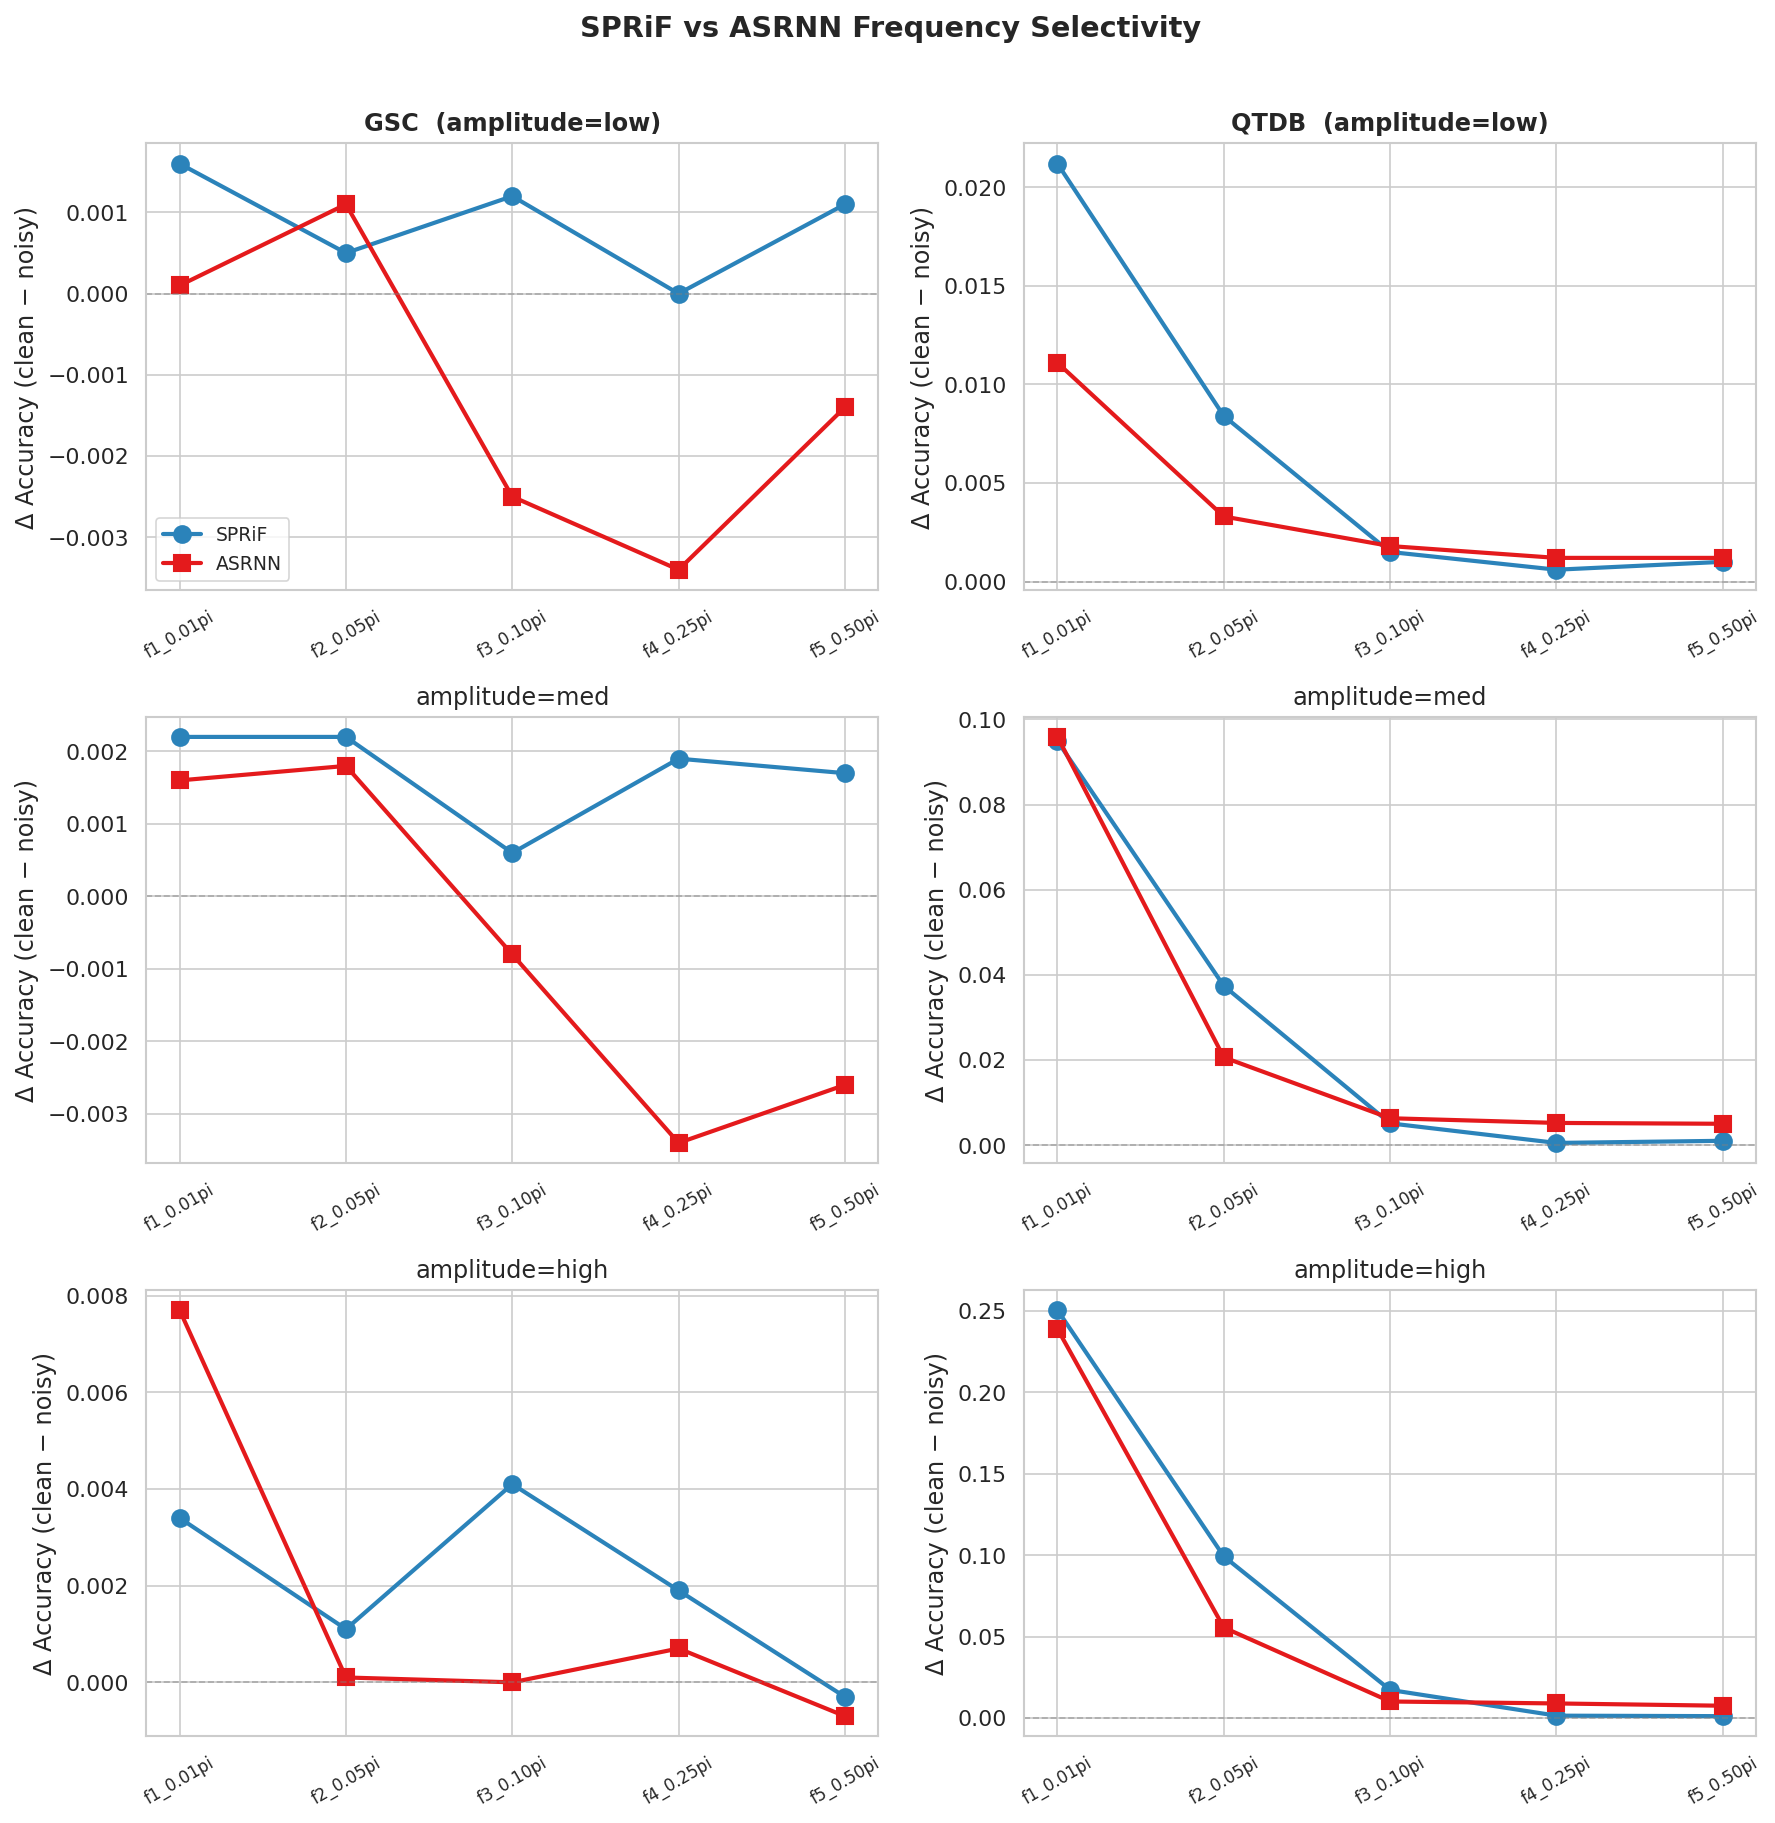

This chart was generated by the following Python code:
"""
SPRiF Robustness Experiment R3: Frequency Selectivity (SPRiF-unique).

Injects sinusoidal perturbations at 5 frequencies x 3 amplitudes into test inputs.
Compares SPRiF vs ASRNN accuracy degradation as a function of perturbation frequency.
This experiment directly tests whether SPRiF's learned spectral parameters (omega)
provide frequency-selective noise filtering.

Perturbation: x_perturbed[t] = x[t] + A * sin(2 * pi * f_norm * t)
    where f_norm is normalized frequency (cycles per timestep).

Frequencies: 0.01pi, 0.05pi, 0.10pi, 0.25pi, 0.50pi (normalized)
Amplitudes: low, medium, high (relative to input std)

Datasets: GSC, QTDB.

Usage:
    cd 代码/experiments
    python robustness/frequency_selectivity.py
"""

import glob
import json
import math
import os
import subprocess
import sys
from typing import Dict, List, Optional, Tuple

import matplotlib
import numpy as np
import torch
import torch.nn as nn
from matplotlib import pyplot as plt

matplotlib.use("Agg")

import seaborn as sns

sns.set_style("whitegrid")
sns.set_context("paper", font_scale=1.2)

# ---------------------------------------------------------------------------
# Path
# ---------------------------------------------------------------------------

ROOT = os.path.dirname(os.path.dirname(os.path.dirname(os.path.abspath(__file__))))
RESULTS_DIR = os.path.join(
    os.path.dirname(ROOT), "experiment-design-20260606", "results",
)


def _add_path(task_dir: str) -> str:
    p = os.path.join(ROOT, task_dir)
    if p in sys.path:
        sys.path.remove(p)
    sys.path.insert(0, p)
    for name in list(sys.modules):
        if (
            name in {"model", "model_lif", "model_wrapper", "data", "data_asrnn", "core_algorithm"}
            or name.startswith("core_algorithm.")
            or name.startswith("model_wrapper.")
        ):
            sys.modules.pop(name, None)
    return p


def _find_checkpoint(task_dir: str, class_prefix: str) -> Optional[str]:
    pattern = os.path.join(task_dir, f"{class_prefix}_*.pth")
    files = glob.glob(pattern)
    if not files:
        return None
    best = None
    best_acc = -1.0
    for f in files:
        base = os.path.basename(f)
        try:
            acc_str = base.rsplit("_acc", 1)[1].replace(".pth", "")
            acc = float(acc_str)
        except (ValueError, IndexError):
            acc = 0.0
        if acc > best_acc:
            best_acc = acc
            best = f
    return best


def _train_subprocess(task_dir: str, train_script: str, extra_args: List[str]):
    cwd = os.path.join(ROOT, task_dir)
    script = os.path.join(cwd, train_script)
    cmd = [sys.executable, script] + extra_args
    print(f"  Running: {' '.join(cmd)}")
    result = subprocess.run(cmd, cwd=cwd, capture_output=False)
    if result.returncode != 0:
        raise RuntimeError(f"Training failed: {result.returncode}")


# ---------------------------------------------------------------------------
# Sinusoidal perturbation
# ---------------------------------------------------------------------------

def sinusoidal_perturbation(
    x: np.ndarray,
    freq_norm: float,
    amplitude: float,
    rng: np.random.RandomState,
) -> np.ndarray:
    """Add sinusoidal perturbation to input along time axis.

    Args:
        x: input array, shape (B, T, ...) — time axis is dim 1.
        freq_norm: normalized frequency in [0, 0.5] (cycles/timestep).
        amplitude: peak amplitude of the sinusoid.
        rng: not used (deterministic perturbation).

    Returns:
        perturbed array, same shape as x.
    """
    B, T = x.shape[0], x.shape[1]
    t = np.arange(T, dtype=np.float32)
    # Random phase per sample for realism
    phase = rng.uniform(0, 2 * np.pi, size=(B, 1))
    sinusoid = amplitude * np.sin(2 * np.pi * freq_norm * t + phase)
    # Broadcast to match feature dimensions
    shape = [1] * x.ndim
    shape[0] = B
    shape[1] = T
    sinusoid = sinusoid.reshape(shape)
    return x + sinusoid


# ---------------------------------------------------------------------------
# Model loading (same pattern as noise_benchmark.py)
# ---------------------------------------------------------------------------

def _load_gsc_models(task_dir: str):
    """Load SPRiF and ASRNN GSC models. Train if needed."""
    _add_path(task_dir)
    from model import SPRiFGSCNet

    # Import ASRNN model
    sys.path.insert(0, os.path.join(ROOT, task_dir, "model_wrapper"))
    from asrnn_gsc import ASRNNGSCNet

    task_abs = os.path.join(ROOT, task_dir)
    _gsc_candidates = [
        os.path.join(task_abs, "dataset", "SpeechCommands", "speech_commands_v0.02"),
        os.path.join(task_abs, "dataset", "SpeechCommands", "speech_commands_v0.01"),
        os.path.join(task_abs, "data", "SpeechCommands"),
    ]
    data_root = next((p for p in _gsc_candidates if os.path.exists(p)), _gsc_candidates[0])

    models = {}

    # Load SPRiF
    prefix = "SPRiFGSCNet"
    ckpt = _find_checkpoint(task_abs, prefix)
    if ckpt is None:
        if not os.path.exists(data_root):
            raise FileNotFoundError("GSC data not found.")
        _train_subprocess(task_dir, "train.py", [
            "--data-root", os.path.relpath(data_root, task_abs),
            "--epochs", "150", "--batch-size", "200", "--seed", "42", "--hidden-sizes", "300",
        ])
        ckpt = _find_checkpoint(task_abs, prefix)
        if ckpt is None:
            raise RuntimeError("Training completed but no checkpoint found for SPRiFGSCNet.")

    print(f"  {prefix}: {os.path.basename(ckpt)}")
    sprif_model = SPRiFGSCNet(
        input_size=120, hidden_sizes=[300], num_classes=12,
        dropout=0.15, recurrent_flags=(True,),
        neuron_kwargs={
            "threshold": 0.8, "init_std": 0.1,
            "tau_alpha_range": (10.0, 80.0),
            "tau_rho_range": (4.0, 30.0),
            "tau_eta_range": (0.8, 8.0),
            "omega_range": (0.04 * math.pi, 0.40 * math.pi),
        },
    )
    sprif_model.load_state_dict(torch.load(ckpt, map_location="cpu", weights_only=True))
    sprif_model.eval()
    models["SPRiFGSCNet"] = sprif_model

    # Load ASRNN
    ckpt = _find_checkpoint(task_abs, "ASRNNGSCNet")
    if ckpt is None:
        if not os.path.exists(data_root):
            raise FileNotFoundError("GSC data not found.")
        _train_subprocess(task_dir, "train_asrnn.py", [
            "--data-root", os.path.relpath(data_root, task_abs),
            "--epochs", "30", "--batch-size", "32", "--seed", "0", "--hidden-size", "256",
        ])
        ckpt = _find_checkpoint(task_abs, "ASRNNGSCNet")
        if ckpt is None:
            raise RuntimeError("Training completed but no checkpoint found for ASRNNGSCNet.")

    print(f"  ASRNNGSCNet: {os.path.basename(ckpt)}")
    asrnn_model = ASRNNGSCNet(
        input_size=120, hidden_size=256, num_classes=12,
        device="cpu"
    )
    asrnn_model.load_state_dict(torch.load(ckpt, map_location="cpu", weights_only=True))
    asrnn_model.eval()
    models["ASRNNGSCNet"] = asrnn_model

    return models["SPRiFGSCNet"], models["ASRNNGSCNet"]


def _load_ecg_models(task_dir: str):
    """Load SPRiF and ASRNN ECG models. Train if needed."""
    import scipy.io

    _add_path(task_dir)
    from core_algorithm.utils import convert_dataset_wtime

    from model import SPRiFECGModel

    # Import ASRNN model
    sys.path.insert(0, os.path.join(ROOT, task_dir, "model_wrapper"))
    from asrnn_ecg import ASRNNECGNet

    task_abs = os.path.join(ROOT, task_dir)
    train_mat_path = os.path.join(task_abs, "data", "QTDB_train.mat")
    if not os.path.exists(train_mat_path):
        raise FileNotFoundError("ECG data not found.")

    mat = scipy.io.loadmat(train_mat_path)
    _, train_x, _ = convert_dataset_wtime(mat)
    input_size = train_x.shape[2]

    models = {}

    # Load SPRiF
    prefix = "SPRiFECGModel"
    ckpt = _find_checkpoint(task_abs, prefix)
    if ckpt is None:
        _train_subprocess(task_dir, "train.py", [
            "--train-mat", os.path.join("data", "QTDB_train.mat"),
            "--test-mat", os.path.join("data", "QTDB_test.mat"),
            "--epochs", "250", "--batch-size", "64",
            "--seed", "1111", "--hidden-sizes", "36",
        ])
        ckpt = _find_checkpoint(task_abs, prefix)
        if ckpt is None:
            raise RuntimeError("Training completed but no checkpoint found for SPRiFECGModel.")

    print(f"  {prefix}: {os.path.basename(ckpt)}")
    sprif_model = SPRiFECGModel(
        input_size=input_size, hidden_sizes=[36], output_size=6,
        mode="srnn",
        neuron_kwargs={
            "threshold": 0.6, "init_std": 0.05, "bias": True,
            "tau_alpha_range": (20.0, 120.0),
            "tau_rho_range": (4.0, 30.0),
            "tau_eta_range": (0.8, 8.0),
            "omega_range": (0.02 * math.pi, 0.20 * math.pi),
        },
    )
    sprif_model.load_state_dict(torch.load(ckpt, map_location="cpu", weights_only=True))
    sprif_model.eval()
    models["SPRiFECGModel"] = sprif_model

    # Load ASRNN
    ckpt = _find_checkpoint(task_abs, "ASRNNECGModel")
    if ckpt is None:
        _train_subprocess(task_dir, "train_asrnn.py", [
            "--train-mat", os.path.join("data", "QTDB_train.mat"),
            "--test-mat", os.path.join("data", "QTDB_test.mat"),
            "--epochs", "250", "--batch-size", "64",
            "--seed", "1111", "--hidden-size", "36",
        ])
        ckpt = _find_checkpoint(task_abs, "ASRNNECGModel")
        if ckpt is None:
            raise RuntimeError("Training completed but no checkpoint found for ASRNNECGModel.")

    print(f"  ASRNNECGModel: {os.path.basename(ckpt)}")
    asrnn_model = ASRNNECGNet(
        input_size=input_size, hidden_size=36, num_classes=6,
        sub_seq_length=10, device="cpu"
    )
    asrnn_model.load_state_dict(torch.load(ckpt, map_location="cpu", weights_only=True))
    asrnn_model.eval()
    models["ASRNNECGModel"] = asrnn_model

    return models["SPRiFECGModel"], models["ASRNNECGModel"]


# ---------------------------------------------------------------------------
# Data loaders (returning raw numpy for perturbation)
# ---------------------------------------------------------------------------

def _build_gsc_numpy_loader(task_dir: str):
    """Return (x_numpy, y_numpy) for the entire GSC test set."""
    import torchvision
    from torch.utils.data import DataLoader

    _add_path(task_dir)
    from data import MelSpectrogram, Pad, Rescale, SpeechCommandsDataset

    task_abs = os.path.join(ROOT, task_dir)
    _gsc_candidates = [
        os.path.join(task_abs, "dataset", "SpeechCommands", "speech_commands_v0.02"),
        os.path.join(task_abs, "dataset", "SpeechCommands", "speech_commands_v0.01"),
        os.path.join(task_abs, "data", "SpeechCommands"),
    ]
    data_root = next((p for p in _gsc_candidates if os.path.exists(p)), _gsc_candidates[0])

    testing_words = ["yes", "no", "up", "down", "left", "right", "on", "off", "stop", "go"]
    label_dct = {k: i for i, k in enumerate(testing_words + ["_silence_", "_unknown_"])}
    for w in os.listdir(data_root):
        full = os.path.join(data_root, w)
        if os.path.isdir(full) and w[0] != "_" and w not in label_dct:
            label_dct[w] = label_dct["_unknown_"]

    sr, n_fft, hop_length = 16000, int(30e-3 * 16000), int(10e-3 * 16000)
    transform = torchvision.transforms.Compose([
        Pad(16000),
        MelSpectrogram(sr, n_fft, hop_length, 40, 20, 4000, 2, stack=True),
        Rescale(),
    ])

    def collate_fn(data):
        x_batch = np.array([d[0] for d in data])
        std = x_batch.std(axis=(0, 2), keepdims=True)
        std[std == 0] = 1.0
        return torch.tensor(x_batch / std).float(), torch.tensor([d[1] for d in data]).long()

    test_dataset = SpeechCommandsDataset(
        data_root, label_dct, mode="test",
        transform=transform, cache_root=data_root,
    )
    loader = DataLoader(test_dataset, batch_size=200, shuffle=False,
                        num_workers=2, collate_fn=collate_fn)

    x_all, y_all = [], []
    for x, y in loader:
        # Reshape to (B, T, 120) form
        x = x.permute(0, 2, 1, 3).reshape(x.shape[0], 101, 120)
        x_all.append(x.numpy())
        y_all.append(y.numpy())
    return np.concatenate(x_all, axis=0), np.concatenate(y_all, axis=0)


def _build_ecg_numpy_loader(task_dir: str):
    """Return (x_numpy, y_numpy) for the entire ECG test set."""
    import scipy.io
    from torch.utils.data import DataLoader, TensorDataset

    _add_path(task_dir)
    from core_algorithm.utils import convert_dataset_wtime

    task_abs = os.path.join(ROOT, task_dir)
    test_mat = scipy.io.loadmat(os.path.join(task_abs, "data", "QTDB_test.mat"))
    train_mat = scipy.io.loadmat(os.path.join(task_abs, "data", "QTDB_train.mat"))
    _, test_x, test_y = convert_dataset_wtime(test_mat)
    _, _, train_y = convert_dataset_wtime(train_mat)

    label_min = min(train_y.min(), test_y.min())
    if label_min != 0:
        test_y -= label_min

    return test_x.astype(np.float32), test_y.astype(np.int64)


# ---------------------------------------------------------------------------
# Evaluation on numpy data
# ---------------------------------------------------------------------------

@torch.no_grad()
def _eval_gsc_np(model, x_np, y_np, device, batch_size=200):
    """Evaluate GSC model on numpy (N, 101, 120) data."""
    total_correct, total = 0, len(y_np)
    is_asrnn = model.__class__.__name__.startswith("ASRNN")
    for i in range(0, len(y_np), batch_size):
        x_b = torch.from_numpy(x_np[i:i + batch_size]).float().to(device)
        y_b = torch.from_numpy(y_np[i:i + batch_size]).long().to(device)
        if is_asrnn:
            # ASRNN expects (B, 3, T, 40); unpack the 120-dim features.
            B, T, _ = x_b.shape
            x_a = x_b.reshape(B, T, 3, 40).permute(0, 2, 1, 3).contiguous()
            logits = model(x_a)
        else:
            logits, _ = model(x_b)
        total_correct += (logits.argmax(dim=-1) == y_b).sum().item()
    return total_correct / total


@torch.no_grad()
def _eval_ecg_np(model, x_np, y_np, device, batch_size=64):
    """Evaluate ECG model on numpy (N, T, F) data."""
    total_correct, total = 0, 0
    for i in range(0, len(y_np), batch_size):
        x_b = torch.from_numpy(x_np[i:i + batch_size]).float().to(device)
        y_b = torch.from_numpy(y_np[i:i + batch_size]).long().to(device)
        logits = model(x_b)
        pred = logits.argmax(dim=1)  # (B, T) — per-timestep class
        total_correct += pred.eq(y_b).sum().item()
        total += y_b.numel()
    return total_correct / total if total > 0 else 0.0


# ---------------------------------------------------------------------------
# Experiment
# ---------------------------------------------------------------------------

FREQUENCIES = [
    ("f1_0.01pi", 0.005),   # 0.01 * pi / (2*pi) ... wait, freq_norm is in cycles/timestep
    ("f2_0.05pi", 0.025),   # 0.05 * pi / (2*pi)
    ("f3_0.10pi", 0.050),   # 0.10 * pi / (2*pi)
    ("f4_0.25pi", 0.125),   # 0.25 * pi / (2*pi)
    ("f5_0.50pi", 0.250),   # 0.50 * pi / (2*pi)
]
AMPLITUDES = [
    ("low", 0.02),
    ("med", 0.05),
    ("high", 0.10),
]


def run_frequency_experiment(
    dataset_name: str,
    spare_model, lif_model,
    x_clean: np.ndarray,
    y: np.ndarray,
    device,
    eval_fn,
    rng,
) -> List[dict]:
    """Run all frequency x amplitude conditions."""
    results = []

    # Baseline (clean)
    acc_spare_clean = eval_fn(spare_model, x_clean, y, device)
    acc_lif_clean = eval_fn(lif_model, x_clean, y, device)
    print(f"  Clean — SPRiF: {acc_spare_clean:.4f}  ASRNN: {acc_lif_clean:.4f}")

    for freq_label, freq_norm in FREQUENCIES:
        for amp_label, amplitude in AMPLITUDES:
            x_pert = sinusoidal_perturbation(x_clean.copy(), freq_norm, amplitude, rng)
            acc_s = eval_fn(spare_model, x_pert, y, device)
            acc_l = eval_fn(lif_model, x_pert, y, device)
            d_s = acc_spare_clean - acc_s
            d_l = acc_lif_clean - acc_l

            results.append({
                "dataset": dataset_name,
                "frequency": freq_label,
                "amplitude": amp_label,
                "SPRiF_delta_acc": round(d_s, 4),
                     "ASRNN_delta_acc": round(d_l, 4),
            })
            print(f"    {freq_label} {amp_label}: SPRiF Δ={d_s:.4f}  ASRNN Δ={d_l:.4f}")

    return results, acc_spare_clean, acc_lif_clean


# ---------------------------------------------------------------------------
# Plot
# ---------------------------------------------------------------------------

def plot_frequency_selectivity(all_results: List[dict], out_dir: str):
    """Heatmap-style line plot showing accuracy degradation vs frequency."""
    datasets = sorted(set(r["dataset"] for r in all_results))
    freq_labels = [f[0] for f in FREQUENCIES]
    amp_labels = [a[0] for a in AMPLITUDES]

    n_cols = len(datasets)
    n_rows = len(amp_labels)
    fig, axes = plt.subplots(n_rows, n_cols, figsize=(6 * n_cols, 4 * n_rows))
    if n_rows == 1:
        axes = axes.reshape(1, -1)
    if n_cols == 1:
        axes = axes.reshape(-1, 1)

    for col_idx, ds in enumerate(datasets):
        ds_results = [r for r in all_results if r["dataset"] == ds]
        for row_idx, amp in enumerate(amp_labels):
            ax = axes[row_idx, col_idx]
            amp_results = [r for r in ds_results if r["amplitude"] == amp]
            by_freq = {r["frequency"]: r for r in amp_results}

            x = np.arange(len(freq_labels))
            sprim_d = [by_freq[f]["SPRiF_delta_acc"] for f in freq_labels]
            lif_d = [by_freq[f]["ASRNN_delta_acc"] for f in freq_labels]

            ax.plot(x, sprim_d, color="#2b83ba", marker="o", linewidth=2,
                    markersize=8, label="SPRiF")
            ax.plot(x, lif_d, color="#e41a1c", marker="s", linewidth=2,
                    markersize=8, label="ASRNN")
            ax.axhline(0, color="gray", linestyle="--", linewidth=0.8, alpha=0.5)
            ax.set_xticks(x)
            ax.set_xticklabels(freq_labels, fontsize=8, rotation=30)
            ax.set_ylabel("Δ Accuracy (clean − noisy)")
            if row_idx == 0:
                ax.set_title(f"{ds}  (amplitude={amp})", fontweight="bold")
            else:
                ax.set_title(f"amplitude={amp}")
            if row_idx == 0 and col_idx == 0:
                ax.legend(frameon=True, fontsize=9)

    fig.suptitle("SPRiF vs ASRNN Frequency Selectivity", y=1.01, fontweight="bold")
    fig.tight_layout()

    save_path = os.path.join(out_dir, "frequency_selectivity.png")
    fig.savefig(save_path, dpi=150, bbox_inches="tight")
    plt.close(fig)
    print(f"  Saved: {save_path}")


# ---------------------------------------------------------------------------
# Main
# ---------------------------------------------------------------------------

DATASET_CONFIG = {
    "GSC": {
        "task_dir": "Task_GSC",
        "load_models": _load_gsc_models,
        "build_numpy_loader": _build_gsc_numpy_loader,
        "eval_fn": _eval_gsc_np,
    },
    "QTDB": {
        "task_dir": "Task_ECG",
        "load_models": _load_ecg_models,
        "build_numpy_loader": _build_ecg_numpy_loader,
        "eval_fn": _eval_ecg_np,
    },
}


def _sync_module_device(model: nn.Module, device) -> None:
    """Recursively set the .device attribute on every submodule.

    ASRNN's SRNN layers (spike_dense / spike_rnn) build their state and decay
    tensors using a stored string self.device (fixed to "cpu" at construction).
    Calling model.to(cuda) only relocates registered Parameters/buffers, leaving
    self.device pointing at cpu, which triggers a device mismatch in
    mem_update_adp. Patching the attribute makes those tensors land on `device`.
    """
    dev_str = str(device)
    for m in model.modules():
        if hasattr(m, "device"):
            m.device = dev_str


def main():
    out_dir = os.path.dirname(os.path.abspath(__file__))
    os.makedirs(RESULTS_DIR, exist_ok=True)
    device = torch.device("cuda" if torch.cuda.is_available() else "cpu")
    rng = np.random.RandomState(42)

    all_results = []

    for ds_name, config in DATASET_CONFIG.items():
        print(f"\n{'='*60}")
        print(f"Dataset: {ds_name}")
        print(f"{'='*60}")

        try:
            print("Loading models...")
            sprim, lifm = config["load_models"](config["task_dir"])
            sprim.to(device)
            lifm.to(device)
            _sync_module_device(lifm, device)

            print("Loading test data...")
            x_clean, y = config["build_numpy_loader"](config["task_dir"])

            results, clean_s, clean_l = run_frequency_experiment(
                ds_name, sprim, lifm, x_clean, y,
                device, config["eval_fn"], rng,
            )
            all_results.extend(results)
        except FileNotFoundError as e:
            print(f"  SKIP {ds_name}: {e}")
            continue

    if not all_results:
        print("\nNo datasets evaluated. Aborting.")
        return

    # Save JSON
    json_path = os.path.join(RESULTS_DIR, "frequency_selectivity.json")
    with open(json_path, "w", encoding="utf-8") as f:
        json.dump(all_results, f, indent=2)
    print(f"\nSaved: {json_path}")

    # Plot
    print("Plotting...")
    plot_frequency_selectivity(all_results, out_dir)

    print("\nDone.")


if __name__ == "__main__":
    main()
